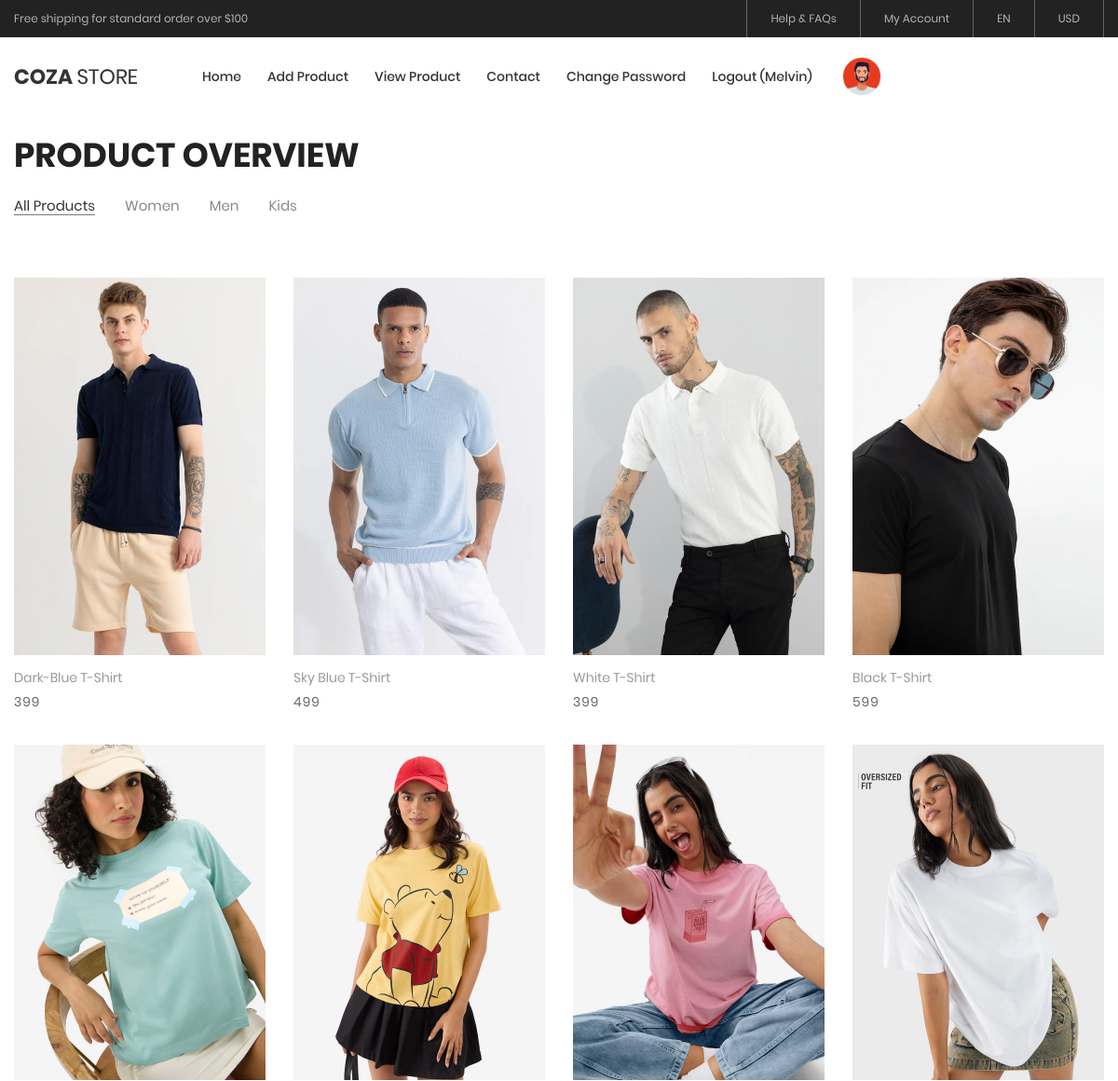
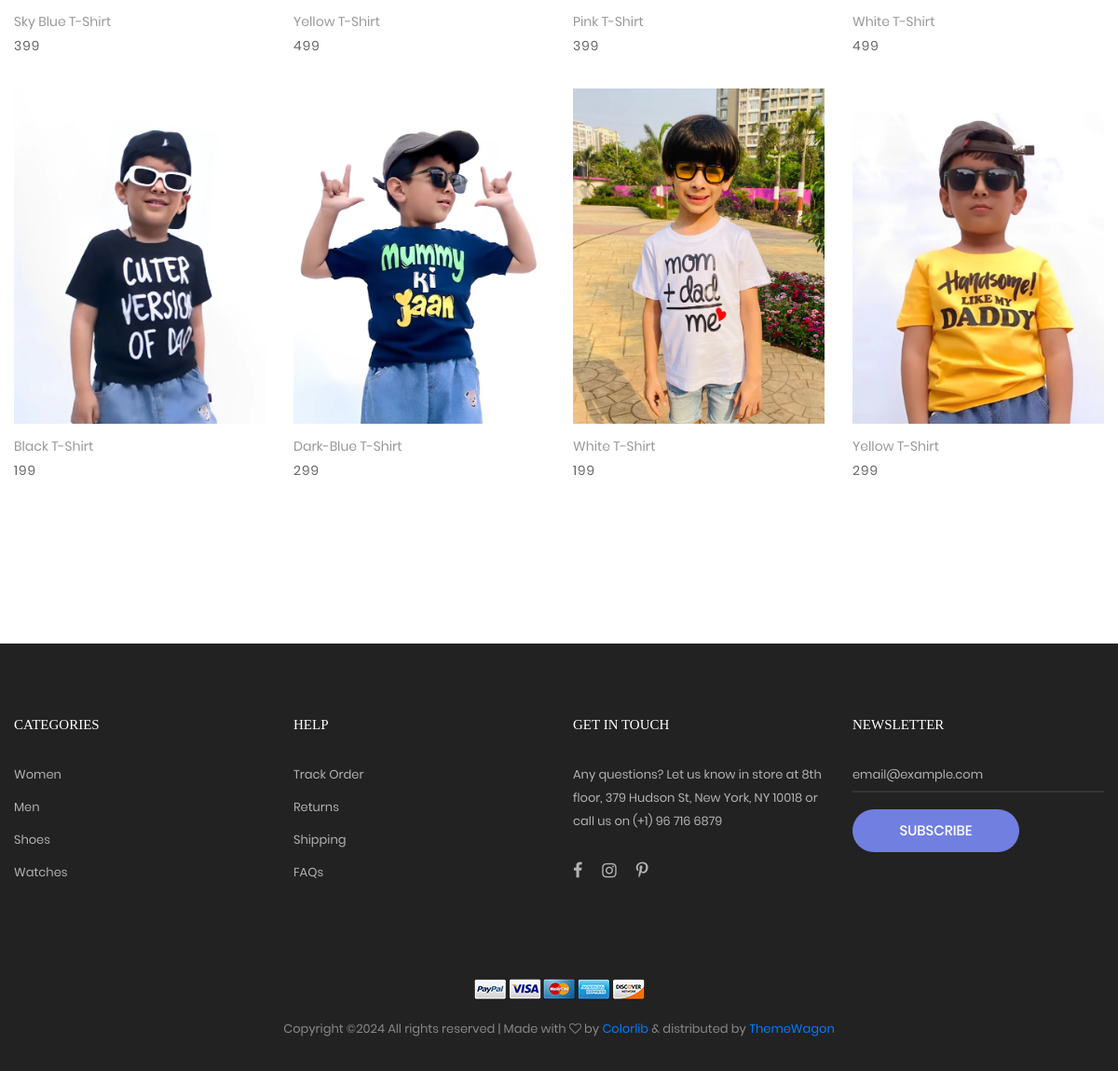
The app's page /seller-view-product/ (signed in) with its own data (2 pictures, top to bottom).
### myapp/models.py (models this page shows, shortened)
class User(models.Model):
	fname=models.CharField(max_length=100)
	lname=models.CharField(max_length=100)
	email=models.EmailField(unique=True)
	mobile=models.PositiveIntegerField()
	address=models.TextField()
	password=models.CharField(max_length=100)
	profile_picture=models.ImageField(upload_to="profile_picture/")
	usertype=models.CharField(max_length=100,default="buyer")

class Product(models.Model):
	category=(
		("Men","Men"),
		("Women","Women"),
		("Kids","Kids"),
		)
	seller=models.ForeignKey(User,on_delete=models.CASCADE)
	product_category=models.CharField(max_length=100,choices=category)
	product_name=models.CharField(max_length=100)
	product_price=models.PositiveIntegerField()
	product_desc=models.TextField()
	product_image=models.ImageField(upload_to="product_images/")

### myapp/views.py (the view)
# urls.py: path('seller-view-product/',views.seller_view_product,name='seller-view-product'),
def seller_view_product(request):
	seller=User.objects.get(email=request.session['email'])
	products=Product.objects.filter(seller=seller)
	return render(request,'seller-view-product.html',{'products':products})

### myapp/templates/seller-view-product.html (shortened to what this page needs)
{% extends 'seller-header.html' %}
{% load static %}
{% block content %}
<!DOCTYPE html>
<html lang="en">
<head>
</head>
<body class="animsition">
	<section class="bg0 p-t-23 p-b-140">
		<div class="container">
			<div class="p-b-10">
				<h3 class="ltext-103 cl5">
					Product Overview
				</h3>
			</div>
			<div class="flex-w flex-sb-m p-b-52">
				<div class="flex-w flex-l-m filter-tope-group m-tb-10">
					<button class="stext-106 cl6 hov1 bor3 trans-04 m-r-32 m-tb-5 how-active1" data-filter="*">
						All Products
					</button>
					<button class="stext-106 cl6 hov1 bor3 trans-04 m-r-32 m-tb-5" data-filter=".women">
						Women
					</button>
					<button class="stext-106 cl6 hov1 bor3 trans-04 m-r-32 m-tb-5" data-filter=".men">
						Men
					</button>
					<button class="stext-106 cl6 hov1 bor3 trans-04 m-r-32 m-tb-5" data-filter=".bag">
						Kids
					</button>
				</div>
			</div>
			<div class="row isotope-grid">
				{% for i in products %}
				<div class="col-sm-6 col-md-4 col-lg-3 p-b-35 isotope-item women">
					<div class="block2">
						<div class="block2-pic hov-img0">
							<img src="{{i.product_image.url}}" alt="IMG-PRODUCT">
						</div>
						<div class="block2-txt flex-w flex-t p-t-14">
							<div class="block2-txt-child1 flex-col-l ">
								<a href="product-detail.html" class="stext-104 cl4 hov-cl1 trans-04 js-name-b2 p-b-6">
									{{i.product_name}}
								</a>
								<span class="stext-105 cl3">
									{{i.product_price}}
								</span>
							</div>
						</div>
					</div>
				</div>
				{% endfor %}
			</div>
		</div>
	</section>
</body>
</html>
{% endblock %}

### myapp/templates/seller-header.html (shortened to what this page needs)
{% load static %}
<!DOCTYPE html>
<html lang="en">
<head>
	<link rel="stylesheet" type="text/css" href="{% static 'vendor/bootstrap/css/bootstrap.min.css' %}">
	<link rel="stylesheet" type="text/css" href="{% static 'font/font-awesome-4.7.0/css/font-awesome.min.css' %}">
	<link rel="stylesheet" type="text/css" href="{% static 'fonts/iconic/css/material-design-iconic-font.min.css' %}">
	<link rel="stylesheet" type="text/css" href="{% static 'fonts/linearicons-v1.0.0/icon-font.min.css' %}">
	<link rel="stylesheet" type="text/css" href="{% static 'vendor/animate/animate.css' %}">
	<link rel="stylesheet" type="text/css" href="{% static 'vendor/css-hamburgers/hamburgers.min.css' %}">
	<link rel="stylesheet" type="text/css" href="{% static 'vendor/animsition/css/animsition.min.css' %}">
	<link rel="stylesheet" type="text/css" href="{% static 'vendor/select2/select2.min.css' %}">
	<link rel="stylesheet" type="text/css" href="{% static 'vendor/daterangepicker/daterangepicker.css' %}">
	<link rel="stylesheet" type="text/css" href="{% static 'vendor/slick/slick.css' %}">
	<link rel="stylesheet" type="text/css" href="{% static 'vendor/MagnificPopup/magnific-popup.css' %}">
	<link rel="stylesheet" type="text/css" href="{% static 'vendor/perfect-scrollbar/perfect-scrollbar.css' %}">
	<link rel="stylesheet" type="text/css" href="{% static 'css/util.css' %}">
	<link rel="stylesheet" type="text/css" href="{% static 'css/main.css' %}">
</head>
<body class="animsition">
	<header class="header-v4">
		<div class="container-menu-desktop">
			<div class="top-bar">
				<div class="content-topbar flex-sb-m h-full container">
					<div class="left-top-bar">
						Free shipping for standard order over $100
					</div>
					<div class="right-top-bar flex-w h-full">
						<a href="#" class="flex-c-m trans-04 p-lr-25">
							Help & FAQs
						</a>
						<a href="#" class="flex-c-m trans-04 p-lr-25">
							My Account
						</a>
						<a href="#" class="flex-c-m trans-04 p-lr-25">
							EN
						</a>
						<a href="#" class="flex-c-m trans-04 p-lr-25">
							USD
						</a>
					</div>
				</div>
			</div>
			<div class="wrap-menu-desktop">
				<nav class="limiter-menu-desktop container">
					<a href="/" class="logo">
						<img src="{% static 'images/icons/logo-01.png' %}" alt="IMG-LOGO">
					</a>
					<div class="menu-desktop">
						<ul class="main-menu">
							<li>
								<a href="/">Home</a>
							</li>
							<li>
								<a href="{% url 'seller-add-product' %}">Add Product</a>
							</li>
							<li>
								<a href="{% url 'seller-view-product' %}">View Product</a>
							</li>
							<li>
								<a href="{% url 'contact' %}">Contact</a>
							</li>
							{% if request.session.email %}
								<li>
									<a href="{% url 'change-password' %}">Change Password</a>
								</li>
								<li>
									<a href="{% url 'logout' %}">Logout ({{request.session.fname}})</a>
								</li>
								<li>
									<a href="{% url 'profile' %}">
										<img src="{{request.session.profile_picture}}" style="width: 50px; height: 50px; border-radius: 50%;">
									</a>
								</li>
							{% endif %}
						</ul>
					</div>
				</nav>
			</div>
		</div>
	</header>
	{% block content %}
	{% endblock %}
	<footer class="bg3 p-t-75 p-b-32">
		<div class="container">
			<div class="row">
				<div class="col-sm-6 col-lg-3 p-b-50">
					<h4 class="stext-301 cl0 p-b-30">
						Categories
					</h4>
					<ul>
						<li class="p-b-10">
							<a href="#" class="stext-107 cl7 hov-cl1 trans-04">
								Women
							</a>
						</li>
						<li class="p-b-10">
							<a href="#" class="stext-107 cl7 hov-cl1 trans-04">
								Men
							</a>
						</li>
						<li class="p-b-10">
							<a href="#" class="stext-107 cl7 hov-cl1 trans-04">
								Shoes
							</a>
						</li>
						<li class="p-b-10">
							<a href="#" class="stext-107 cl7 hov-cl1 trans-04">
								Watches
							</a>
						</li>
					</ul>
				</div>
				<div class="col-sm-6 col-lg-3 p-b-50">
					<h4 class="stext-301 cl0 p-b-30">
						Help
					</h4>
					<ul>
						<li class="p-b-10">
							<a href="#" class="stext-107 cl7 hov-cl1 trans-04">
								Track Order
							</a>
						</li>
						<li class="p-b-10">
							<a href="#" class="stext-107 cl7 hov-cl1 trans-04">
								Returns
							</a>
						</li>
						<li class="p-b-10">
							<a href="#" class="stext-107 cl7 hov-cl1 trans-04">
								Shipping
							</a>
						</li>
						<li class="p-b-10">
							<a href="#" class="stext-107 cl7 hov-cl1 trans-04">
								FAQs
							</a>
						</li>
					</ul>
				</div>
				<div class="col-sm-6 col-lg-3 p-b-50">
					<h4 class="stext-301 cl0 p-b-30">
						GET IN TOUCH
					</h4>
					<p class="stext-107 cl7 size-201">
						Any questions? Let us know in store at 8th floor, 379 Hudson St, New York, NY 10018 or call us on (+1) 96 716 6879
					</p>
					<div class="p-t-27">
						<a href="#" class="fs-18 cl7 hov-cl1 trans-04 m-r-16">
							<i class="fa fa-facebook"></i>
						</a>
						<a href="#" class="fs-18 cl7 hov-cl1 trans-04 m-r-16">
							<i class="fa fa-instagram"></i>
						</a>
						<a href="#" class="fs-18 cl7 hov-cl1 trans-04 m-r-16">
							<i class="fa fa-pinterest-p"></i>
						</a>
					</div>
				</div>
				<div class="col-sm-6 col-lg-3 p-b-50">
					<h4 class="stext-301 cl0 p-b-30">
						Newsletter
					</h4>
					<form>
						<div class="wrap-input1 w-full p-b-4">
							<input class="input1 bg-none plh1 stext-107 cl7" type="text" name="email" placeholder="email@example.com">
						</div>
						<div class="p-t-18">
							<button class="flex-c-m stext-101 cl0 size-103 bg1 bor1 hov-btn2 p-lr-15 trans-04">
								Subscribe
							</button>
						</div>
					</form>
				</div>
			</div>
			<div class="p-t-40">
				<div class="flex-c-m flex-w p-b-18">
					<a href="#" class="m-all-1">
						<img src="{% static 'images/icons/icon-pay-01.png' %}" alt="ICON-PAY">
					</a>
					<a href="#" class="m-all-1">
						<img src="{% static 'images/icons/icon-pay-02.png' %}" alt="ICON-PAY">
					</a>
					<a href="#" class="m-all-1">
						<img src="{% static 'images/icons/icon-pay-03.png' %}" alt="ICON-PAY">
					</a>
					<a href="#" class="m-all-1">
						<img src="{% static 'images/icons/icon-pay-04.png' %}" alt="ICON-PAY">
					</a>
					<a href="#" class="m-all-1">
						<img src="{% static 'images/icons/icon-pay-05.png' %}" alt="ICON-PAY">
					</a>
				</div>
				<p class="stext-107 cl6 txt-center">
Copyright &copy;<script>document.write(new Date().getFullYear());</script> All rights reserved | Made with <i class="fa fa-heart-o" aria-hidden="true"></i> by <a href="https://colorlib.com" target="_blank">Colorlib</a> &amp; distributed by <a href="https://themewagon.com" target="_blank">ThemeWagon</a>
				</p>
			</div>
		</div>
	</footer>
</body>
</html>

### myapp/static/css/main.css (style rules this page uses)
.container { max-width: 1380px; }
@media (max-width: 1600px) { .container { max-width: 1200px; } }
.container-menu-desktop { height: auto; width: 100%; position: relative; -webkit-transition: all 0.3s; -o-transition: all 0.3s; -moz-transition: all 0.3s; transition: all 0.3s; }
.header-v4 .container-menu-desktop { height: 124px; }
.top-bar { height: 40px; background-color: #222; }
.left-top-bar { font-family: Poppins-Regular; font-size: 12px; line-height: 1.8; color: #b2b2b2; }
.right-top-bar a { font-family: Poppins-Regular; font-size: 12px; line-height: 1.8; height: 100%; color: #b2b2b2; border-right: 1px solid rgba(255,255,255,0.3); }
.right-top-bar a:first-child { border-left: 1px solid rgba(255,255,255,0.3); }
.wrap-menu-desktop { position: fixed; z-index: 1100; background-color: transparent; width: 100%; height: 84px; top: 40px; left: 0px; -webkit-transition: height 0.3s, background-color 0.3s; -o-transition: height 0.3s, background-color 0.3s; -moz-transition: height 0.3s, background-color 0.3s; transition: height 0.3s, background-color 0.3s; }
.header-v4 .wrap-menu-desktop { background-color: #fff; }
.limiter-menu-desktop { height: 100%; display: -webkit-box; display: -webkit-flex; display: -moz-box; display: -ms-flexbox; display: flex; align-items: center; background-color: transparent; }
.logo { display: -webkit-box; display: -webkit-flex; display: -moz-box; display: -ms-flexbox; display: flex; align-items: center; height: 65%; margin-right: 55px; }
.logo img { max-width: 100%; max-height: 100%; }
.menu-desktop { display: -webkit-box; display: -webkit-flex; display: -moz-box; display: -ms-flexbox; display: flex; align-items: center; height: 100%; }
.main-menu { list-style-type: none; margin: 0; display: -webkit-box; display: -webkit-flex; display: -moz-box; display: -ms-flexbox; display: flex; align-items: center; }
.main-menu > li { display: block; position: relative; padding: 20px 10px 20px 0px; margin: 0px 4px 0px 14px; }
.main-menu > li > a { font-family: Poppins-Medium; font-size: 14px; color: #333; padding: 5px 0px; transition: all 0.4s; -webkit-transition: all 0.4s; -o-transition: all 0.4s; -moz-transition: all 0.4s; }
.block2-pic { position: relative; }
.block2-txt-child1 { width: calc(100% - 30px); }
.cl0 { color: #fff; }
.cl3 { color: #666; }
.cl4 { color: #999; }
.cl5 { color: #222; }
.cl6 { color: #888; }
.cl7 { color: #b2b2b2; }
.stext-101 { font-family: Poppins-Medium; font-size: 15px; line-height: 1.466667; text-transform: uppercase; }
.stext-104 { font-family: Poppins-Regular; font-size: 14px; line-height: 1.466667; }
.stext-105 { font-family: Poppins-Regular; font-size: 14px; line-height: 1.466667; letter-spacing: 1px; }
.stext-106 { font-family: Poppins-Regular; font-size: 15px; line-height: 1.2; }
.stext-107 { font-family: Poppins-Regular; font-size: 13px; line-height: 1.923; }
.stext-301 { font-family: Montserrat-Bold; font-size: 15px; line-height: 1.6; text-transform: uppercase; }
.ltext-103 { font-family: Poppins-Bold; font-size: 36px; line-height: 1.1; text-transform: uppercase; }
.size-103 { min-width: 179px; height: 46px; }
.size-201 { max-width: 270px; }
.bg-none { background-color: transparent; }
.bg0 { background-color: #fff; }
.bg1 { background-color: #717fe0; }
.bg3 { background-color: #222; }
.bor1 { border-radius: 23px; }
.bor3 { border-bottom: 1px solid transparent; }
.how-active1 { color: #333; border-color: #797979; }
.wrap-input1 { position: relative; border-bottom: 2px solid rgba(204,204,204, 0.1); }
.input1 { background-color: transparent; width: 100%; }
.hov-img0 { display: block; overflow: hidden; }
.hov-img0 img { width: 100%; -webkit-transition: transform 0.9s ease; -o-transition: transform 0.9s ease; -moz-transition: transform 0.9s ease; transition: transform 0.9s ease; }

### records on screen
User: session.fname "Melvin"
Product: product_image (picture), product_name "Dark-Blue T-Shirt", product_price "399"
Product: product_image (picture), product_name "Sky Blue T-Shirt", product_price "499"
Product: product_image (picture), product_name "White T-Shirt", product_price "399"
Product: product_image (picture), product_name "Black T-Shirt", product_price "599"
Product: product_image (picture), product_name "Sky Blue T-Shirt", product_price "399"
Product: product_image (picture), product_name "Yellow T-Shirt", product_price "499"
Product: product_image (picture), product_name "Pink T-Shirt", product_price "399"
Product: product_image (picture), product_name "White T-Shirt", product_price "499"
Product: product_image (picture), product_name "Black T-Shirt", product_price "199"
Product: product_image (picture), product_name "Dark-Blue T-Shirt", product_price "299"
Product: product_image (picture), product_name "White T-Shirt", product_price "199"
Product: product_image (picture), product_name "Yellow T-Shirt", product_price "299"
